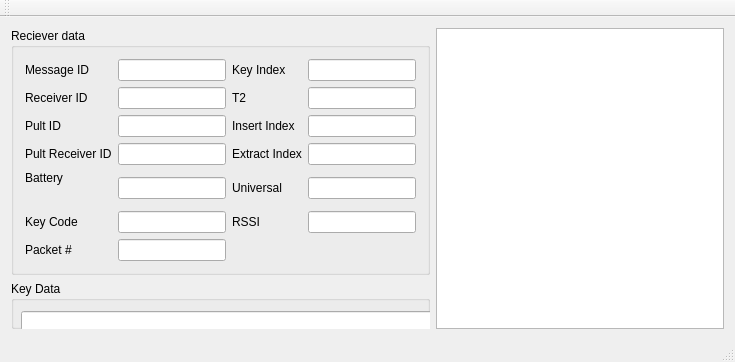
<?xml version="1.0" encoding="UTF-8"?>
<ui version="4.0">
 <class>MainWindow</class>
 <widget class="QMainWindow" name="MainWindow">
  <property name="geometry">
   <rect>
    <x>0</x>
    <y>0</y>
    <width>735</width>
    <height>362</height>
   </rect>
  </property>
  <property name="windowTitle">
   <string>MainWindow</string>
  </property>
  <widget class="QWidget" name="centralWidget">
   <layout class="QGridLayout" name="gridLayout_2">
    <item row="0" column="0">
     <widget class="QGroupBox" name="groupBox">
      <property name="title">
       <string>Reciever data</string>
      </property>
      <layout class="QGridLayout" name="gridLayout">
       <item row="0" column="0">
        <widget class="QLabel" name="label">
         <property name="text">
          <string>Message ID</string>
         </property>
        </widget>
       </item>
       <item row="0" column="1">
        <widget class="QLineEdit" name="messageIdLineEdit"/>
       </item>
       <item row="0" column="2">
        <widget class="QLabel" name="label_8">
         <property name="text">
          <string>Key Index</string>
         </property>
        </widget>
       </item>
       <item row="0" column="3">
        <widget class="QLineEdit" name="keyIndexLineEdit"/>
       </item>
       <item row="1" column="0">
        <widget class="QLabel" name="label_2">
         <property name="text">
          <string>Receiver ID</string>
         </property>
        </widget>
       </item>
       <item row="1" column="1">
        <widget class="QLineEdit" name="receiverIdLineEdit"/>
       </item>
       <item row="1" column="2">
        <widget class="QLabel" name="label_9">
         <property name="text">
          <string>T2</string>
         </property>
        </widget>
       </item>
       <item row="1" column="3">
        <widget class="QLineEdit" name="t2LineEdit"/>
       </item>
       <item row="2" column="0">
        <widget class="QLabel" name="label_3">
         <property name="text">
          <string>Pult ID</string>
         </property>
        </widget>
       </item>
       <item row="2" column="1">
        <widget class="QLineEdit" name="pultIdLineEdit"/>
       </item>
       <item row="2" column="2">
        <widget class="QLabel" name="label_10">
         <property name="text">
          <string>Insert Index</string>
         </property>
        </widget>
       </item>
       <item row="2" column="3">
        <widget class="QLineEdit" name="insertIndexLineEdit"/>
       </item>
       <item row="3" column="0">
        <widget class="QLabel" name="label_4">
         <property name="text">
          <string>Pult Receiver ID</string>
         </property>
        </widget>
       </item>
       <item row="3" column="1">
        <widget class="QLineEdit" name="pultReceiverIdLineEdit"/>
       </item>
       <item row="3" column="2">
        <widget class="QLabel" name="label_11">
         <property name="text">
          <string>Extract Index</string>
         </property>
        </widget>
       </item>
       <item row="3" column="3">
        <widget class="QLineEdit" name="extractIndexLineEdit"/>
       </item>
       <item row="4" column="0">
        <widget class="QLabel" name="label_6">
         <property name="text">
          <string>Battery</string>
         </property>
        </widget>
       </item>
       <item row="4" column="1" rowspan="2">
        <widget class="QLineEdit" name="batteryLineEdit"/>
       </item>
       <item row="4" column="2" rowspan="2">
        <widget class="QLabel" name="label_12">
         <property name="text">
          <string>Universal</string>
         </property>
        </widget>
       </item>
       <item row="4" column="3" rowspan="2">
        <widget class="QLineEdit" name="universalLineEdit"/>
       </item>
       <item row="5" column="0">
        <widget class="QLabel" name="label_5">
         <property name="text">
          <string/>
         </property>
        </widget>
       </item>
       <item row="6" column="0">
        <widget class="QLabel" name="label_7">
         <property name="text">
          <string>Key Code</string>
         </property>
        </widget>
       </item>
       <item row="6" column="1">
        <widget class="QLineEdit" name="keyCodeLineEdit"/>
       </item>
       <item row="6" column="2">
        <widget class="QLabel" name="label_13">
         <property name="text">
          <string>RSSI</string>
         </property>
        </widget>
       </item>
       <item row="6" column="3">
        <widget class="QLineEdit" name="rssiLineEdit"/>
       </item>
       <item row="7" column="0">
        <widget class="QLabel" name="label_14">
         <property name="text">
          <string>Packet #</string>
         </property>
        </widget>
       </item>
       <item row="7" column="1">
        <widget class="QLineEdit" name="packetNumberLineEdit"/>
       </item>
      </layout>
     </widget>
    </item>
    <item row="0" column="1" rowspan="2">
     <widget class="QListWidget" name="receiverDataListWidget"/>
    </item>
    <item row="1" column="0">
     <widget class="QGroupBox" name="groupBox_2">
      <property name="title">
       <string>Key Data</string>
      </property>
      <widget class="QLineEdit" name="keyDataLineEdit">
       <property name="geometry">
        <rect>
         <x>10</x>
         <y>30</y>
         <width>431</width>
         <height>20</height>
        </rect>
       </property>
      </widget>
     </widget>
    </item>
   </layout>
  </widget>
  <widget class="QMenuBar" name="menuBar">
   <property name="geometry">
    <rect>
     <x>0</x>
     <y>0</y>
     <width>735</width>
     <height>21</height>
    </rect>
   </property>
  </widget>
  <widget class="QToolBar" name="mainToolBar">
   <attribute name="toolBarArea">
    <enum>TopToolBarArea</enum>
   </attribute>
   <attribute name="toolBarBreak">
    <bool>false</bool>
   </attribute>
  </widget>
  <widget class="QStatusBar" name="statusBar"/>
 </widget>
 <layoutdefault spacing="6" margin="11"/>
 <resources/>
 <connections/>
</ui>
